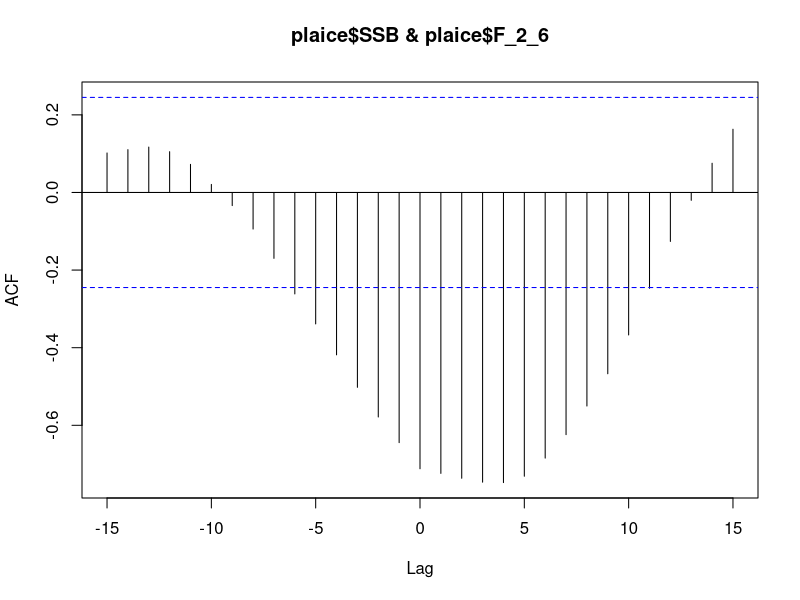
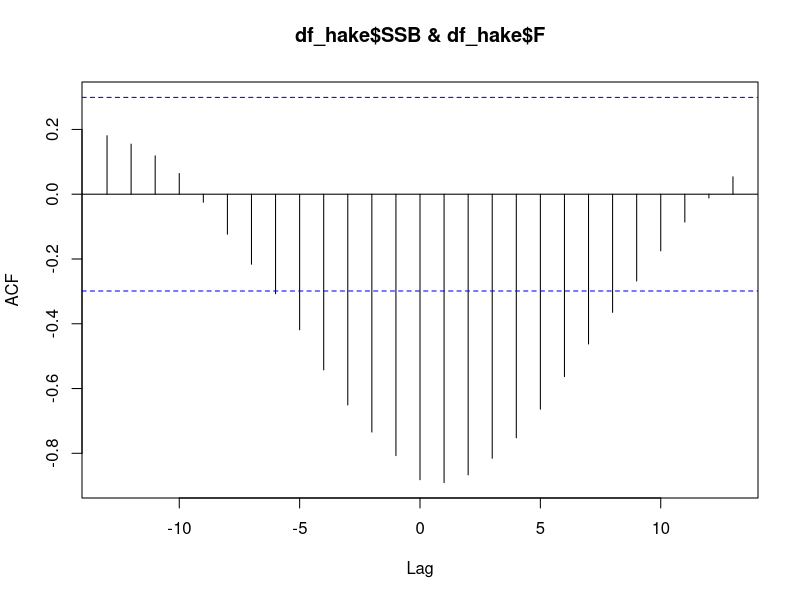
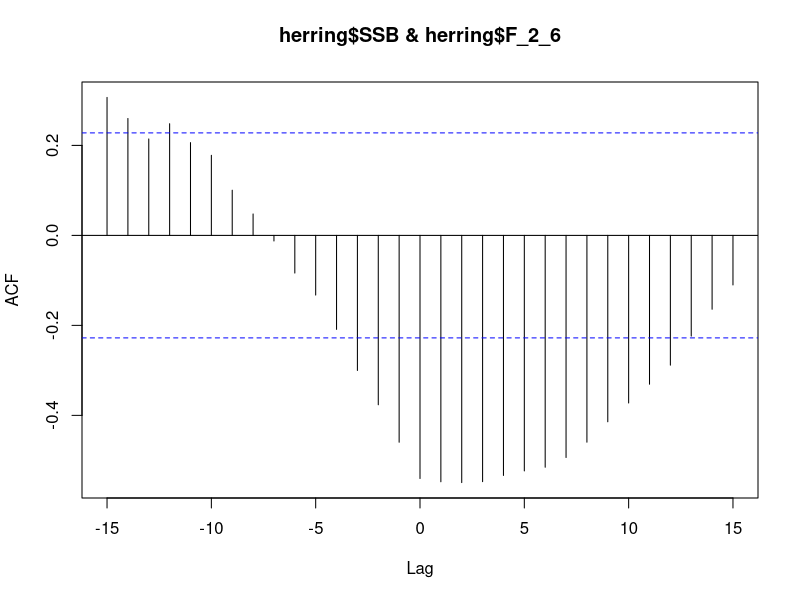
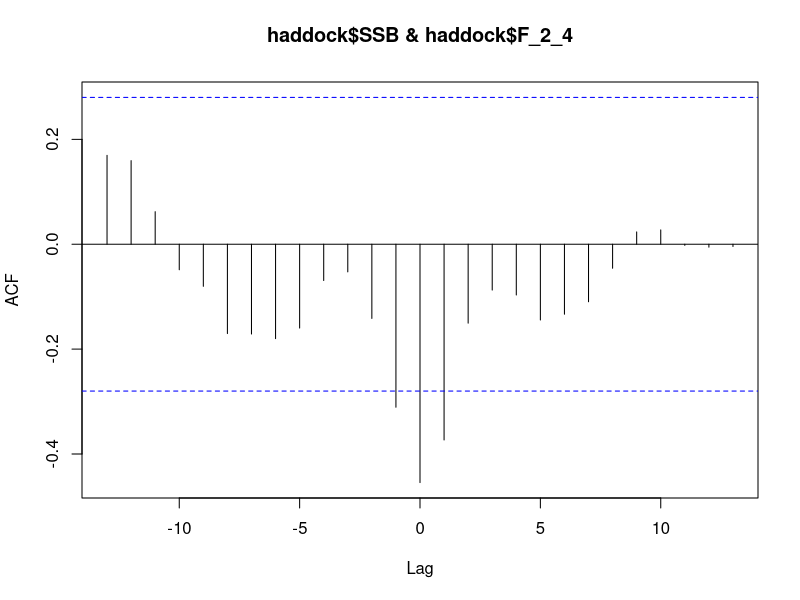
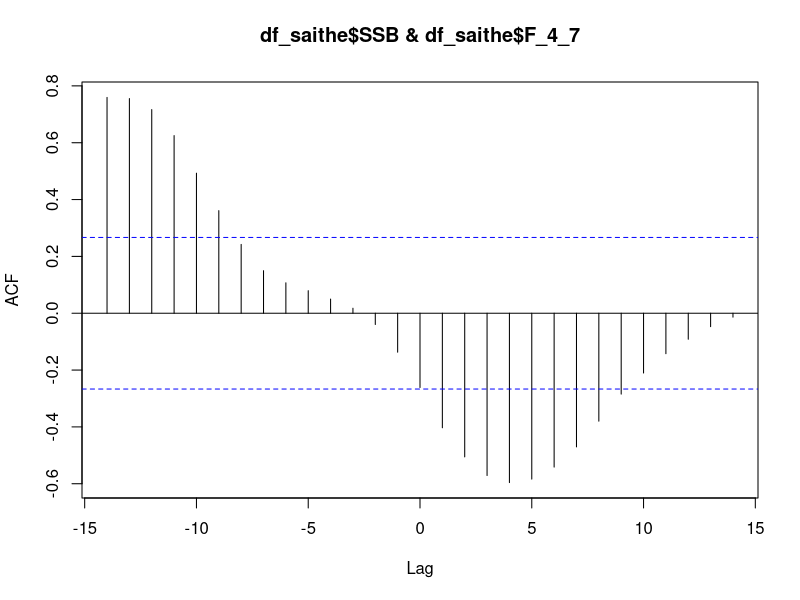
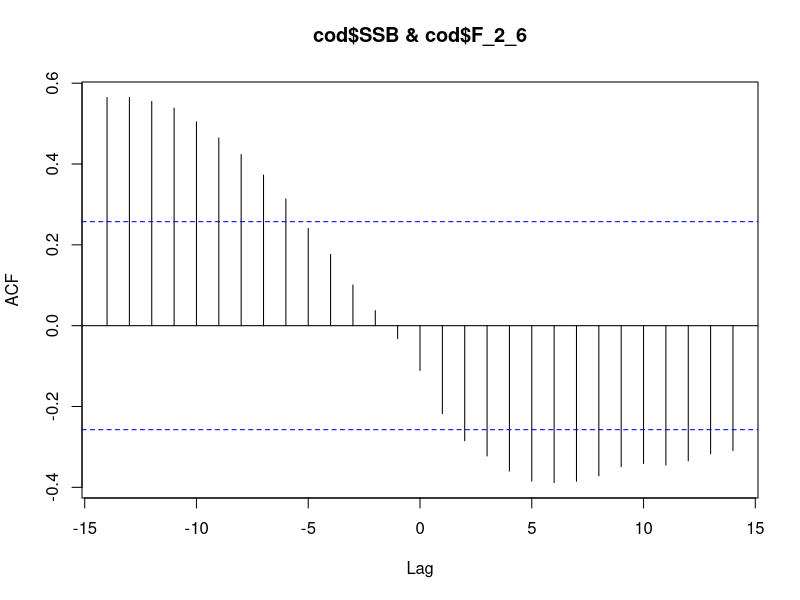
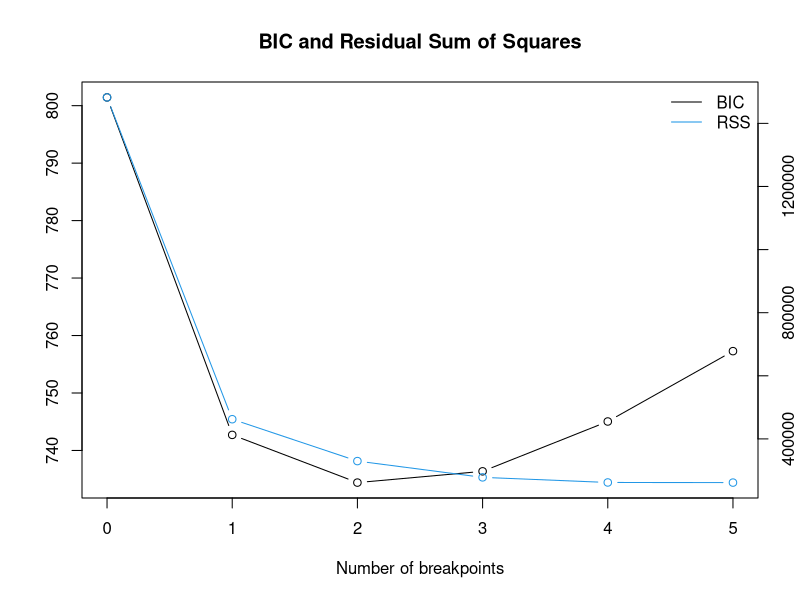
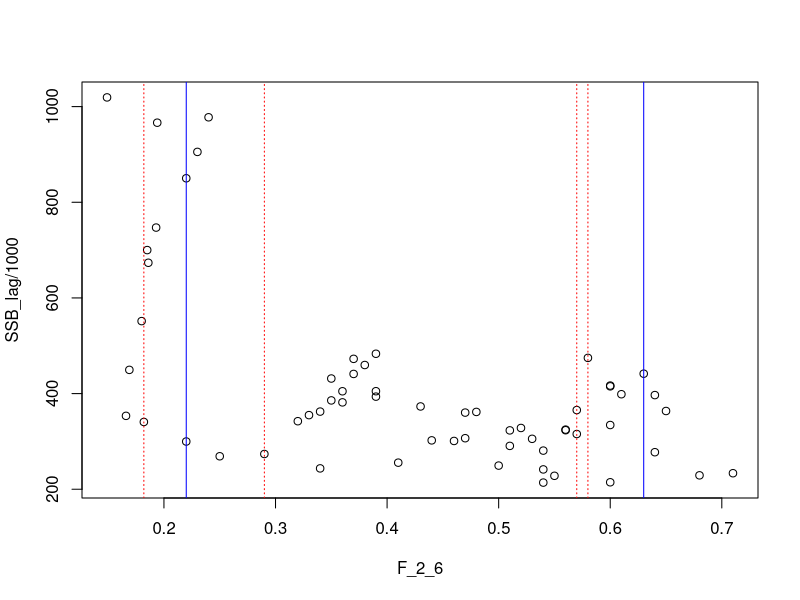

R code for these plots, in order:
#2_Hysteresis_analysis ----

library(tidyverse)
library(ggrepel)
library(readxl)
library(MASS)

#load data
#setwd("~/Desktop/Courses/1_Advanced fisheries science/Paper/All_data/Stock_Assessment_Data_2021")
plaice <- read.csv("SA_plaice_2021.csv",
                   sep = ",")
df_hake <- read.csv("SA_hake_2021.csv", sep = ",")
herring <- read.csv("SA_herring_2021.csv",
                    sep = ",")
haddock <- read.csv("SA_haddock_2021.csv",
                    sep = ",")
df_saithe<-read.csv("SA_saithe_2021.csv", sep = ",")
cod <- read.csv("SA_cod_2021.csv",
                sep = ",")

#test for time lags (Ft-n) ####
plaice <- plaice[-65,]
ccf(plaice$SSB, plaice$F_2_6, type = "correlation") #3 years

df_hake <- df_hake[-44,]
ccf(df_hake$SSB, df_hake$F, type = "correlation") #No lag

herring <- herring[-75,]
ccf(herring$SSB, herring$F_2_6, type = "correlation") #No lag

haddock <- haddock[-50,]
ccf(haddock$SSB, haddock$F_2_4, type = "correlation") #No lag

df_saithe <- df_saithe[-55,]
ccf(df_saithe$SSB, df_saithe$F_4_7, type = "correlation") #4 years

cod <- cod[-59,]
ccf(cod$SSB, cod$F_2_6, type = "correlation") #5 years



#Break point analysis ####
opt_bpts <- function(x) {
  #x = bpts_sum$RSS["BIC",]
  n <- length(x)
  lowest <- vector("logical", length = n-1)
  lowest[1] <- FALSE
  for (i in 2:n) {
    lowest[i] <- x[i] < x[i-1] & x[i] < x[i+1]
  }
  out <- as.integer(names(x)[lowest])
  return(out)
}



# 1.Plaice #####
plaice <- read.csv("SA_plaice_2021.csv",
                   sep = ",")


plaice$SSB_lag <- lag(plaice$SSB, 3)

## 1.1.breakpoint analysis#####
bpts <- strucchange::breakpoints(SSB_lag/1000 ~  F_2_6, data = plaice)

plot(bpts)
summary(bpts)

bpts_sum <- summary(bpts)
opt_brks <- opt_bpts(bpts_sum$RSS["BIC",])
opt_brks #2
bpts2 <- strucchange:: breakpoints(bpts, breaks = opt_brks)
best_brk <- plaice$F_2_6[bpts2$breakpoints]

best_brk # 0.63 0.22

par(mfrow = c(1,1))
ci_mod <- confint(bpts, breaks = opt_brks)
plot(SSB_lag/1000 ~ F_2_6, data = plaice, type = "p")
for (i in 1: opt_brks) {
  abline(v = plaice$F_2_6[ci_mod$confint[i,2]], col = "blue")
  abline(v = plaice$F_2_6[ci_mod$confint[i,1]], col = "red", lty = 3)
  abline(v = plaice$F_2_6[ci_mod$confint[i,3]], col = "red", lty = 3)
}
#get corresponding years:
best_brk_years <- plaice$Year[bpts2$breakpoints]
best_brk_years
#1992, 2008


# 2.Hake ####
df_hake <- read.csv("SA_hake_2021.csv", sep = ",")


df_hake<-df_hake %>% mutate(
  R = R_0,
  Fishing = F,
  SSB = SSB/1000)


## 2.1.breakpoint analysis#####
bpts <- strucchange :: breakpoints(SSB ~ Fishing, data = df_hake)


plot(bpts)
summary(bpts)

bpts_sum <- summary(bpts)
opt_brks <- opt_bpts(bpts_sum$RSS["BIC",])
opt_brks #1 3

bpts2 <- strucchange:: breakpoints(bpts, breaks = opt_brks[1]) #with 1
best_brk <- df_hake$Fishing[bpts2$breakpoints]
best_brk #0.37

bpts2 <- strucchange:: breakpoints(bpts, breaks = opt_brks[2]) #with 3
best_brk <- df_hake$Fishing[bpts2$breakpoints]
best_brk #1.10 0.60 0.25

#Don´t use fishing values but years to derive the breakpoints, as we want to know the corresponding year
best_brk <- df_hake$Year[bpts2$breakpoints]
best_brk # 1993 2008 2014

par(mfrow = c(1,1))
ci_mod <- confint(bpts, breaks = opt_brks[1]) #with 1
plot(SSB ~ Fishing, data = df_hake, type = "p")
for (i in 1: opt_brks[1]) {
  abline(v = df_hake$Fishing[ci_mod$confint[i,2]], col = "blue")
  abline(v = df_hake$Fishing[ci_mod$confint[i,1]], col = "red", lty = 3)
  abline(v = df_hake$Fishing[ci_mod$confint[i,3]], col = "red", lty = 3)
}


par(mfrow = c(1,1))
ci_mod <- confint(bpts, breaks = opt_brks[2]) #with 3
plot(SSB ~ Fishing, data = df_hake, type = "p")
for (i in 1: opt_brks[2]) {
  abline(v = df_hake$Fishing[ci_mod$confint[i,2]], col = "blue")
  abline(v = df_hake$Fishing[ci_mod$confint[i,1]], col = "red", lty = 3)
  abline(v = df_hake$Fishing[ci_mod$confint[i,3]], col = "red", lty = 3)
}


# 3.Herring####
herring <- read.csv("SA_herring_2021.csv",
                    sep = ",")


## 3.1.breakpoint analysis#####
bpts <- strucchange :: breakpoints(SSB/1000 ~ F_2_6, data = herring)


plot(bpts)
summary(bpts)

bpts_sum <- summary(bpts)
opt_brks <- opt_bpts(bpts_sum$RSS["BIC",])
opt_brks #4
bpts2 <- strucchange:: breakpoints(bpts, breaks = opt_brks)
best_brk <- herring$F_2_6[bpts2$breakpoints]

best_brk #0.27 1.08 0.27 0.22 ---> 2x 0.27

best_brk_years <- herring$Year[bpts2$breakpoints]
best_brk_years
#1957 1968 1983 2000

par(mfrow = c(1,1))
ci_mod <- confint(bpts, breaks = opt_brks)
plot(SSB/1000 ~ F_2_6, data = herring, type = "p")
for (i in 1: opt_brks) {
  abline(v = herring$F_2_6[ci_mod$confint[i,2]], col = "blue")
  abline(v = herring$F_2_6[ci_mod$confint[i,1]], col = "red", lty = 3)
  abline(v = herring$F_2_6[ci_mod$confint[i,3]], col = "red", lty = 3)
}


# 4.Haddock#####----
haddock <- read.csv("SA_haddock_2021.csv",
                    sep = ",")
haddock <- haddock[-50,]

## 4.1.breakpoint analysis#####
bpts <- strucchange :: breakpoints(SSB/1000 ~ F_2_4, data = haddock)


plot(bpts)
summary(bpts)

bpts_sum <- summary(bpts)
opt_brks <- opt_bpts(bpts_sum$RSS["BIC",])
opt_brks #2
bpts2 <- strucchange:: breakpoints(bpts, breaks = opt_brks)
best_brk <- haddock$F_2_4[bpts2$breakpoints]

best_brk #0.91 0.21

par(mfrow = c(1,1))
ci_mod <- confint(bpts, breaks = opt_brks)
plot(SSB/1000 ~ F_2_4, data = haddock, type = "p")
for (i in 1: opt_brks) {
  abline(v = haddock$F_2_4[ci_mod$confint[i,2]], col = "blue")
  abline(v = haddock$F_2_4[ci_mod$confint[i,1]], col = "red", lty = 3)
  abline(v = haddock$F_2_4[ci_mod$confint[i,3]], col = "red", lty = 3)
}

best_brk_years <- best_brk <- haddock$Year[bpts2$breakpoints]
best_brk_years
# 1989 2003


# 5.Saithe ####

df_saithe<-read.csv("SA_saithe_2021.csv", sep = ",")

df_saithe <- df_saithe[-55,]

df_saithe<-df_saithe %>% mutate(
  catches = Landings+Discards,
  exploit_rate = catches/SSB,
  SSB = SSB/1000,
  R = R_3/1000,
  R_low = R_low/1000,
  R_high = R_high/1000)

df_saithe$SSB_lag <- lag(df_saithe$SSB, 4)

## 5.1.breakpoint analysis#####
bpts <- strucchange :: breakpoints(SSB_lag ~ F_4_7, data = df_saithe)

plot(bpts)
summary(bpts)

bpts_sum <- summary(bpts)
opt_brks <- opt_bpts(bpts_sum$RSS["BIC",])
opt_brks #3
bpts2 <- strucchange:: breakpoints(bpts, breaks = opt_brks)
best_brk <- df_saithe$F_4_7[bpts2$breakpoints]

best_brk #0.43 0.65 0.51

par(mfrow = c(1,1))
ci_mod <- confint(bpts, breaks = opt_brks)
plot(SSB_lag ~ F_4_7, data = df_saithe, type = "p")
for (i in 1: opt_brks) {
  abline(v = df_saithe$F_4_7[ci_mod$confint[i,2]], col = "blue")
  abline(v = df_saithe$F_4_7[ci_mod$confint[i,1]], col = "red", lty = 3)
  abline(v = df_saithe$F_4_7[ci_mod$confint[i,3]], col = "red", lty = 3)
}

best_brk_years <- df_saithe$Year[bpts2$breakpoints]

best_brk_years #1973 1983 1996



# 6.Cod ####
cod <- read.csv("SA_cod_2021.csv",
                sep = ",")
cod$SSB_lag <- lag(cod$SSB, 5)

## 6.1.breakpoint analysis #####
bpts <- strucchange :: breakpoints(SSB_lag/1000 ~ F_2_6, data = cod)


plot(bpts)
summary(bpts)

bpts_sum <- summary(bpts)
opt_brks <- opt_bpts(bpts_sum$RSS["BIC",])
opt_brks #5, allerdings ist der BIC Unterschied von 4 zu 5 nur 0.1, daher nehmen wir nur 4 breakpoints
opt_brks <- 4
bpts2 <- strucchange:: breakpoints(bpts, breaks = opt_brks)
best_brk <- cod$F_2_6[bpts2$breakpoints]

best_brk #0.81 1.03 1.14 0.66

par(mfrow = c(1,1))
ci_mod <- confint(bpts, breaks = opt_brks)
plot(SSB/1000 ~ F_2_6, data = cod, type = "p")
for (i in 1: opt_brks) {
  abline(v = cod$F_2_6[ci_mod$confint[i,2]], col = "blue")
  abline(v = cod$F_2_6[ci_mod$confint[i,1]], col = "red", lty = 3)
  abline(v = cod$F_2_6[ci_mod$confint[i,3]], col = "red", lty = 3)
}

best_brk_years <- cod$Year[bpts2$breakpoints]

best_brk_years #1972 1983 1999, 2007
